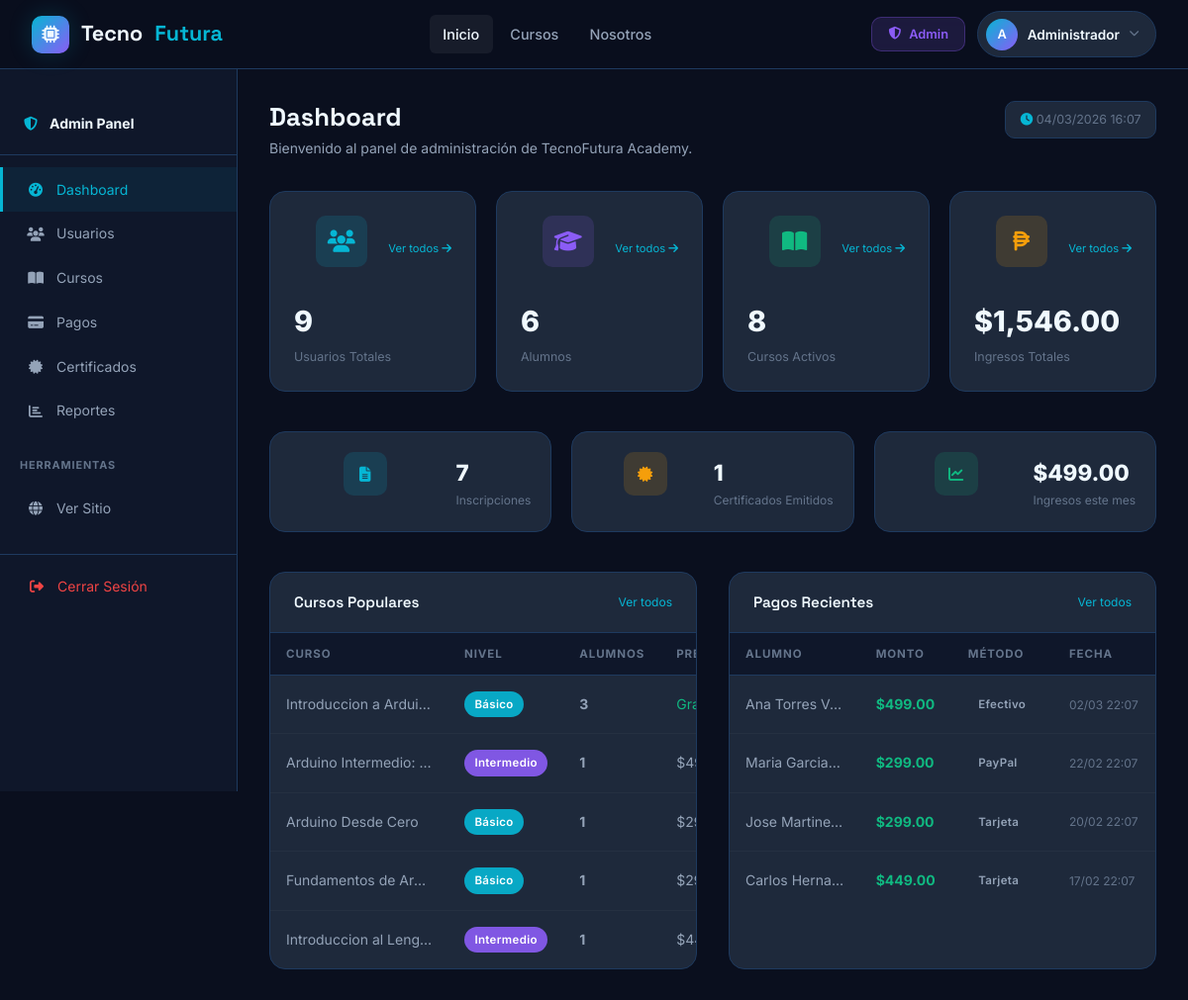
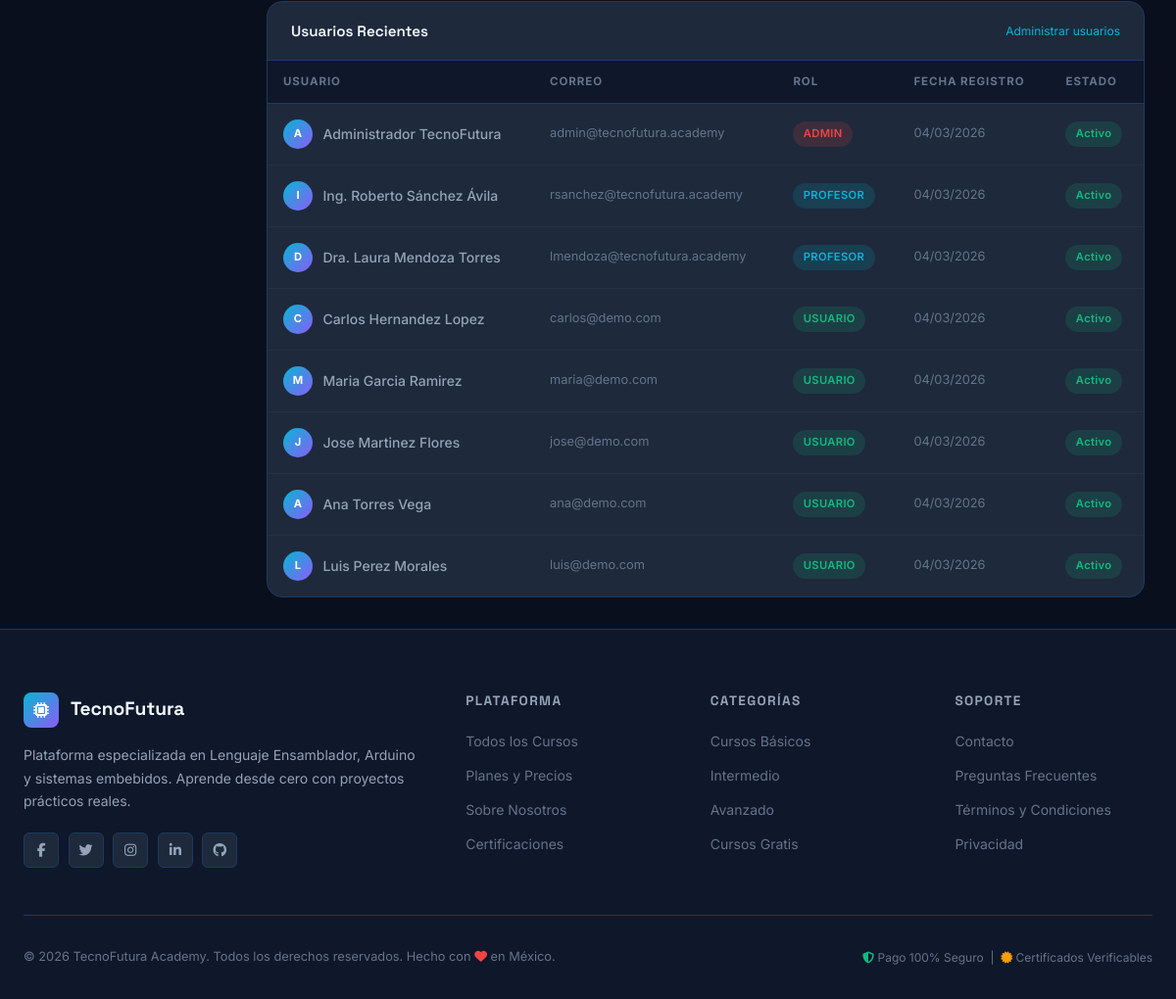
Page /admin (signed in) on the committed database (2 pictures, top to bottom).
### tables this page shows
CREATE TABLE pagos (
    id_pago INT AUTO_INCREMENT PRIMARY KEY,
    id_inscripcion INT NOT NULL,
    monto DECIMAL(10,2) NOT NULL,
    metodo_pago ENUM('Tarjeta', 'Transferencia', 'PayPal', 'Efectivo', 'Otro') NOT NULL,
    estado_pago ENUM('Pendiente', 'Completado', 'Reembolsado', 'Cancelado') DEFAULT 'Pendiente',
    referencia_pago VARCHAR(100),
    fecha_pago TIMESTAMP DEFAULT CURRENT_TIMESTAMP,
    FOREIGN KEY (id_inscripcion) REFERENCES inscripciones(id_inscripcion) ON DELETE CASCADE
);

CREATE TABLE usuarios (
    id_usuario INT AUTO_INCREMENT PRIMARY KEY,
    nombre_completo VARCHAR(150) NOT NULL,
    correo_electronico VARCHAR(150) NOT NULL UNIQUE,
    contrasena VARCHAR(255) NOT NULL,
    fecha_nacimiento DATE NOT NULL,
    id_rol INT NOT NULL,
    activo BOOLEAN DEFAULT TRUE,
    fecha_registro TIMESTAMP DEFAULT CURRENT_TIMESTAMP,
    ultima_sesion TIMESTAMP NULL,
    FOREIGN KEY (id_rol) REFERENCES roles(id_rol) ON DELETE RESTRICT
);

CREATE TABLE roles (
    id_rol INT AUTO_INCREMENT PRIMARY KEY,
    nombre_rol VARCHAR(50) NOT NULL UNIQUE,
    descripcion TEXT,
    fecha_creacion TIMESTAMP DEFAULT CURRENT_TIMESTAMP
);

### admin/index.php (the view, shortened to what this page needs)
<?php
$db = Database::getInstance()->getConnection();
function dbCount($db, $sql, $params=[]) {
    $s = $db->prepare($sql);
    $s->execute($params);
    return (int)$s->fetchColumn();
}
$total_users    = dbCount($db, "SELECT COUNT(*) FROM usuarios");
$total_alumnos  = dbCount($db, "SELECT COUNT(*) FROM alumnos");
$total_cursos   = dbCount($db, "SELECT COUNT(*) FROM cursos WHERE activo=1");
$total_inscrip  = dbCount($db, "SELECT COUNT(*) FROM inscripciones");
$total_certs    = dbCount($db, "SELECT COUNT(*) FROM certificados");
$pago_obj  = new Pago();
$pago_stats = $pago_obj->estadisticas();
$ingresos   = number_format($pago_stats['ingresos_totales'] ?? 0, 2);
$ingresos_mes = number_format($pago_stats['ingresos_mes'] ?? 0, 2);
$recent_users = $db->query("SELECT u.*, r.nombre_rol FROM usuarios u
    JOIN roles r ON u.id_rol = r.id_rol
    ORDER BY u.fecha_registro DESC LIMIT 8")->fetchAll();
$recent_pagos = $db->query("SELECT p.*, c.nombre_curso, u2.nombre_completo
    FROM pagos p
    JOIN inscripciones i ON p.id_inscripcion = i.id_inscripcion
    JOIN cursos c ON i.id_curso = c.id_curso
    JOIN alumnos a ON i.id_alumno = a.id_alumno
    JOIN usuarios u2 ON a.id_usuario = u2.id_usuario
    ORDER BY p.fecha_pago DESC LIMIT 6")->fetchAll();
$top_cursos = $db->query("SELECT c.nombre_curso, c.nivel, c.precio,
    COUNT(i.id_inscripcion) AS total
    FROM cursos c
    LEFT JOIN inscripciones i ON c.id_curso = i.id_curso
    WHERE c.activo = 1
    GROUP BY c.id_curso
    ORDER BY total DESC LIMIT 5")->fetchAll();
include_once __DIR__ . '/../includes/header.php';
?>
<div style="margin-top:var(--navbar-height);display:grid;grid-template-columns:240px 1fr;min-height:calc(100vh - var(--navbar-height))">
<aside class="admin-sidebar">
  <div class="admin-sidebar-header">
    <i class="fas fa-shield-alt"></i>
    <span>Admin Panel</span>
  </div>
  <nav class="admin-nav">
    <a href="<?= SITE_URL ?>/admin" class="admin-nav-item active"><i class="fas fa-tachometer-alt"></i> Dashboard</a>
    <a href="<?= SITE_URL ?>/admin/usuarios.php" class="admin-nav-item"><i class="fas fa-users"></i> Usuarios</a>
    <a href="<?= SITE_URL ?>/admin/cursos.php" class="admin-nav-item"><i class="fas fa-book-open"></i> Cursos</a>
    <a href="<?= SITE_URL ?>/admin/pagos.php" class="admin-nav-item"><i class="fas fa-credit-card"></i> Pagos</a>
    <a href="<?= SITE_URL ?>/admin/certificados.php" class="admin-nav-item"><i class="fas fa-certificate"></i> Certificados</a>
    <a href="<?= SITE_URL ?>/admin/reportes.php" class="admin-nav-item"><i class="fas fa-chart-bar"></i> Reportes</a>
    <div style="padding:.75rem 1.25rem;font-size:.68rem;font-weight:700;text-transform:uppercase;letter-spacing:.08em;color:var(--text-muted);margin-top:.75rem">Herramientas</div>
    <a href="<?= SITE_URL ?>" class="admin-nav-item"><i class="fas fa-globe"></i> Ver Sitio</a>
    <div style="margin-top:auto;padding:.75rem 0 0;border-top:1px solid var(--border);margin:1.5rem 0 0"><form method="POST" action="<?= SITE_URL ?>/backend/auth/logout.php" style="padding:0 .25rem"><button type="submit" class="admin-nav-item" style="width:100%;background:none;border:none;cursor:pointer;color:var(--danger);text-align:left"><i class="fas fa-sign-out-alt"></i> Cerrar Sesión</button></form></div>
  </nav>
</aside>
<div class="admin-main">
  <div class="admin-header">
    <div>
      <h1 class="admin-title">Dashboard</h1>
      <p class="admin-subtitle">Bienvenido al panel de administración de TecnoFutura Academy.</p>
    </div>
    <div style="display:flex;gap:.75rem">
      <span style="font-size:.78rem;color:var(--text-muted);background:var(--bg-card);padding:.5rem .9rem;border-radius:var(--radius);border:1px solid var(--border)">
        <i class="fas fa-clock" style="color:var(--primary)"></i> <?= date('d/m/Y H:i') ?>
      </span>
    </div>
  </div>
  <div style="display:grid;grid-template-columns:repeat(4,1fr);gap:1.25rem;margin-bottom:2.5rem">
    <?php foreach([
      ['fas fa-users','icon-blue',$total_users,'Usuarios Totales','todos'],
      ['fas fa-graduation-cap','icon-purple',$total_alumnos,'Alumnos','alumnos'],
      ['fas fa-book-open','icon-green',$total_cursos,'Cursos Activos','cursos'],
      ['fas fa-peso-sign','icon-amber','$'.$ingresos,'Ingresos Totales','pagos'],
    ] as [$ico,$cls,$val,$lbl,$link]): ?>
    <div style="background:var(--bg-card);border:1px solid var(--border);border-radius:var(--radius-lg);padding:1.5rem">
      <div style="display:flex;align-items:center;justify-content:space-between;margin-bottom:1rem">
        <div class="stat-icon <?= $cls ?>"><i class="<?= $ico ?>"></i></div>
        <a href="<?= SITE_URL ?>/admin/<?= $link === 'todos' ? '' : $link.'.php' ?>" style="font-size:.7rem;color:var(--primary)">Ver todos <i class="fas fa-arrow-right"></i></a>
      </div>
      <div style="font-size:1.8rem;font-weight:800;margin-bottom:.2rem"><?= $val ?></div>
      <div style="font-size:.78rem;color:var(--text-muted)"><?= $lbl ?></div>
    </div>
    <?php endforeach; ?>
  </div>
  <div style="display:grid;grid-template-columns:repeat(3,1fr);gap:1.25rem;margin-bottom:2.5rem">
    <?php foreach([
      ['fas fa-file-alt','icon-blue',$total_inscrip,'Inscripciones'],
      ['fas fa-certificate','icon-amber',$total_certs,'Certificados Emitidos'],
      ['fas fa-chart-line','icon-green','$'.$ingresos_mes,'Ingresos este mes'],
    ] as [$ico,$cls,$val,$lbl]): ?>
    <div style="background:var(--bg-card);border:1px solid var(--border);border-radius:var(--radius-lg);padding:1.25rem;display:flex;align-items:center;gap:1rem">
      <div class="stat-icon <?= $cls ?>" style="width:44px;height:44px;font-size:.95rem"><i class="<?= $ico ?>"></i></div>
      <div>
        <div style="font-size:1.4rem;font-weight:800"><?= $val ?></div>
        <div style="font-size:.75rem;color:var(--text-muted)"><?= $lbl ?></div>
      </div>
    </div>
    <?php endforeach; ?>
  </div>
  <div style="display:grid;grid-template-columns:1fr 1fr;gap:2rem;margin-bottom:2rem">
    <div style="background:var(--bg-card);border:1px solid var(--border);border-radius:var(--radius-lg);overflow:hidden">
      <div style="padding:1.25rem 1.5rem;border-bottom:1px solid var(--border);display:flex;justify-content:space-between;align-items:center">
        <h3 style="font-size:.95rem;font-weight:600">Cursos Populares</h3>
        <a href="<?= SITE_URL ?>/admin/cursos.php" style="font-size:.75rem;color:var(--primary)">Ver todos</a>
      </div>
      <table class="data-table">
        <thead><tr><th>Curso</th><th>Nivel</th><th>Alumnos</th><th>Precio</th></tr></thead>
        <tbody>
          <?php foreach ($top_cursos as $tc): ?>
          <tr>
            <td style="max-width:180px;overflow:hidden;text-overflow:ellipsis;white-space:nowrap"><?= htmlspecialchars($tc['nombre_curso']) ?></td>
            <td><span class="badge badge-<?= strtolower(str_replace('á','a',$tc['nivel'])) ?>"><?= $tc['nivel'] ?></span></td>
            <td><strong><?= $tc['total'] ?></strong></td>
            <td><?= $tc['precio'] > 0 ? '$'.number_format($tc['precio'],2) : '<span style="color:var(--success)">Gratis</span>' ?></td>
          </tr>
          <?php endforeach; ?>
        </tbody>
      </table>
    </div>
    <div style="background:var(--bg-card);border:1px solid var(--border);border-radius:var(--radius-lg);overflow:hidden">
      <div style="padding:1.25rem 1.5rem;border-bottom:1px solid var(--border);display:flex;justify-content:space-between;align-items:center">
        <h3 style="font-size:.95rem;font-weight:600">Pagos Recientes</h3>
        <a href="<?= SITE_URL ?>/admin/pagos.php" style="font-size:.75rem;color:var(--primary)">Ver todos</a>
      </div>
      <table class="data-table">
        <thead><tr><th>Alumno</th><th>Monto</th><th>Método</th><th>Fecha</th></tr></thead>
        <tbody>
          <?php foreach ($recent_pagos as $p): ?>
          <tr>
            <td style="max-width:130px;overflow:hidden;text-overflow:ellipsis;white-space:nowrap"><?= htmlspecialchars($p['nombre_completo']) ?></td>
            <td style="color:var(--success);font-weight:700">$<?= number_format($p['monto'],2) ?></td>
            <td><span class="badge"><?= htmlspecialchars($p['metodo_pago']) ?></span></td>
            <td style="font-size:.75rem;color:var(--text-muted)"><?= date('d/m H:i', strtotime($p['fecha_pago'])) ?></td>
          </tr>
          <?php endforeach; ?>
        </tbody>
      </table>
    </div>
  </div>
  <div style="background:var(--bg-card);border:1px solid var(--border);border-radius:var(--radius-lg);overflow:hidden">
    <div style="padding:1.25rem 1.5rem;border-bottom:1px solid var(--border);display:flex;justify-content:space-between;align-items:center">
      <h3 style="font-size:.95rem;font-weight:600">Usuarios Recientes</h3>
      <a href="<?= SITE_URL ?>/admin/usuarios.php" style="font-size:.75rem;color:var(--primary)">Administrar usuarios</a>
    </div>
    <table class="data-table">
      <thead><tr><th>Usuario</th><th>Correo</th><th>Rol</th><th>Fecha Registro</th><th>Estado</th></tr></thead>
      <tbody>
        <?php foreach ($recent_users as $u): ?>
        <tr>
          <td>
            <div style="display:flex;align-items:center;gap:.65rem">
              <div style="width:30px;height:30px;background:var(--grad-primary);border-radius:50%;display:flex;align-items:center;justify-content:center;font-weight:700;color:#fff;font-size:.7rem;flex-shrink:0">
                <?= strtoupper(substr($u['nombre_completo'],0,1)) ?>
              </div>
              <span style="font-weight:500;font-size:.875rem"><?= htmlspecialchars($u['nombre_completo']) ?></span>
            </div>
          </td>
          <td style="font-size:.8rem;color:var(--text-muted)"><?= htmlspecialchars($u['correo_electronico']) ?></td>
          <td>
            <span class="badge badge-<?= $u['nombre_rol'] === 'ADMIN' ? 'danger' : ($u['nombre_rol'] === 'PROFESOR' ? 'info' : 'success') ?>" style="font-size:.7rem">
              <?= $u['nombre_rol'] ?>
            </span>
          </td>
          <td style="font-size:.8rem;color:var(--text-muted)"><?= date('d/m/Y', strtotime($u['fecha_registro'])) ?></td>
          <td>
            <span class="badge <?= $u['activo'] ? 'badge-success' : 'badge-warning' ?>" style="font-size:.7rem">
              <?= $u['activo'] ? 'Activo' : 'Inactivo' ?>
            </span>
          </td>
        </tr>
        <?php endforeach; ?>
      </tbody>
    </table>
  </div>
</div>
</div>
<?php include_once __DIR__ . '/../includes/footer.php'; ?>

### rows in the picture
pagos: usuarios.nombre_completo "Ana Torres V…", monto "499.00", metodo_pago "Efectivo", fecha_pago "02/03 22:07"
pagos: usuarios.nombre_completo "Maria Garcia…", monto "299.00", metodo_pago "PayPal", fecha_pago "22/02 22:07"
pagos: usuarios.nombre_completo "Jose Martine…", monto "299.00", metodo_pago "Tarjeta", fecha_pago "20/02 22:07"
pagos: usuarios.nombre_completo "Carlos Herna…", monto "449.00", metodo_pago "Tarjeta", fecha_pago "17/02 22:07"
usuarios: nombre_completo "A", nombre_completo "Administrador TecnoFutura", correo_electronico "admin@tecnofutura.academy", id_rol.nombre_rol "ADMIN", fecha_registro "04/03/2026", activo "Activo"
usuarios: nombre_completo "I", nombre_completo "Ing. Roberto Sánchez Ávila", correo_electronico "rsanchez@tecnofutura.academy", id_rol.nombre_rol "PROFESOR", fecha_registro "04/03/2026", activo "Activo"
usuarios: nombre_completo "D", nombre_completo "Dra. Laura Mendoza Torres", correo_electronico "lmendoza@tecnofutura.academy", id_rol.nombre_rol "PROFESOR", fecha_registro "04/03/2026", activo "Activo"
usuarios: nombre_completo "C", nombre_completo "Carlos Hernandez Lopez", correo_electronico "carlos@demo.com", id_rol.nombre_rol "USUARIO", fecha_registro "04/03/2026", activo "Activo"
usuarios: nombre_completo "M", nombre_completo "Maria Garcia Ramirez", correo_electronico "maria@demo.com", id_rol.nombre_rol "USUARIO", fecha_registro "04/03/2026", activo "Activo"
usuarios: nombre_completo "J", nombre_completo "Jose Martinez Flores", correo_electronico "jose@demo.com", id_rol.nombre_rol "USUARIO", fecha_registro "04/03/2026", activo "Activo"
usuarios: nombre_completo "A", nombre_completo "Ana Torres Vega", correo_electronico "ana@demo.com", id_rol.nombre_rol "USUARIO", fecha_registro "04/03/2026", activo "Activo"
usuarios: nombre_completo "L", nombre_completo "Luis Perez Morales", correo_electronico "luis@demo.com", id_rol.nombre_rol "USUARIO", fecha_registro "04/03/2026", activo "Activo"

### other values in the picture
$initials "A"
explode(' ', $user_name)[0] "Administrador"
$val "9"
$lbl "Usuarios Totales"
$val "6"
$lbl "Alumnos"
$val "8"
$lbl "Cursos Activos"
$val "$1,546.00"
$lbl "Ingresos Totales"
$val "7"
$lbl "Inscripciones"
$val "1"
$lbl "Certificados Emitidos"
$val "$499.00"
